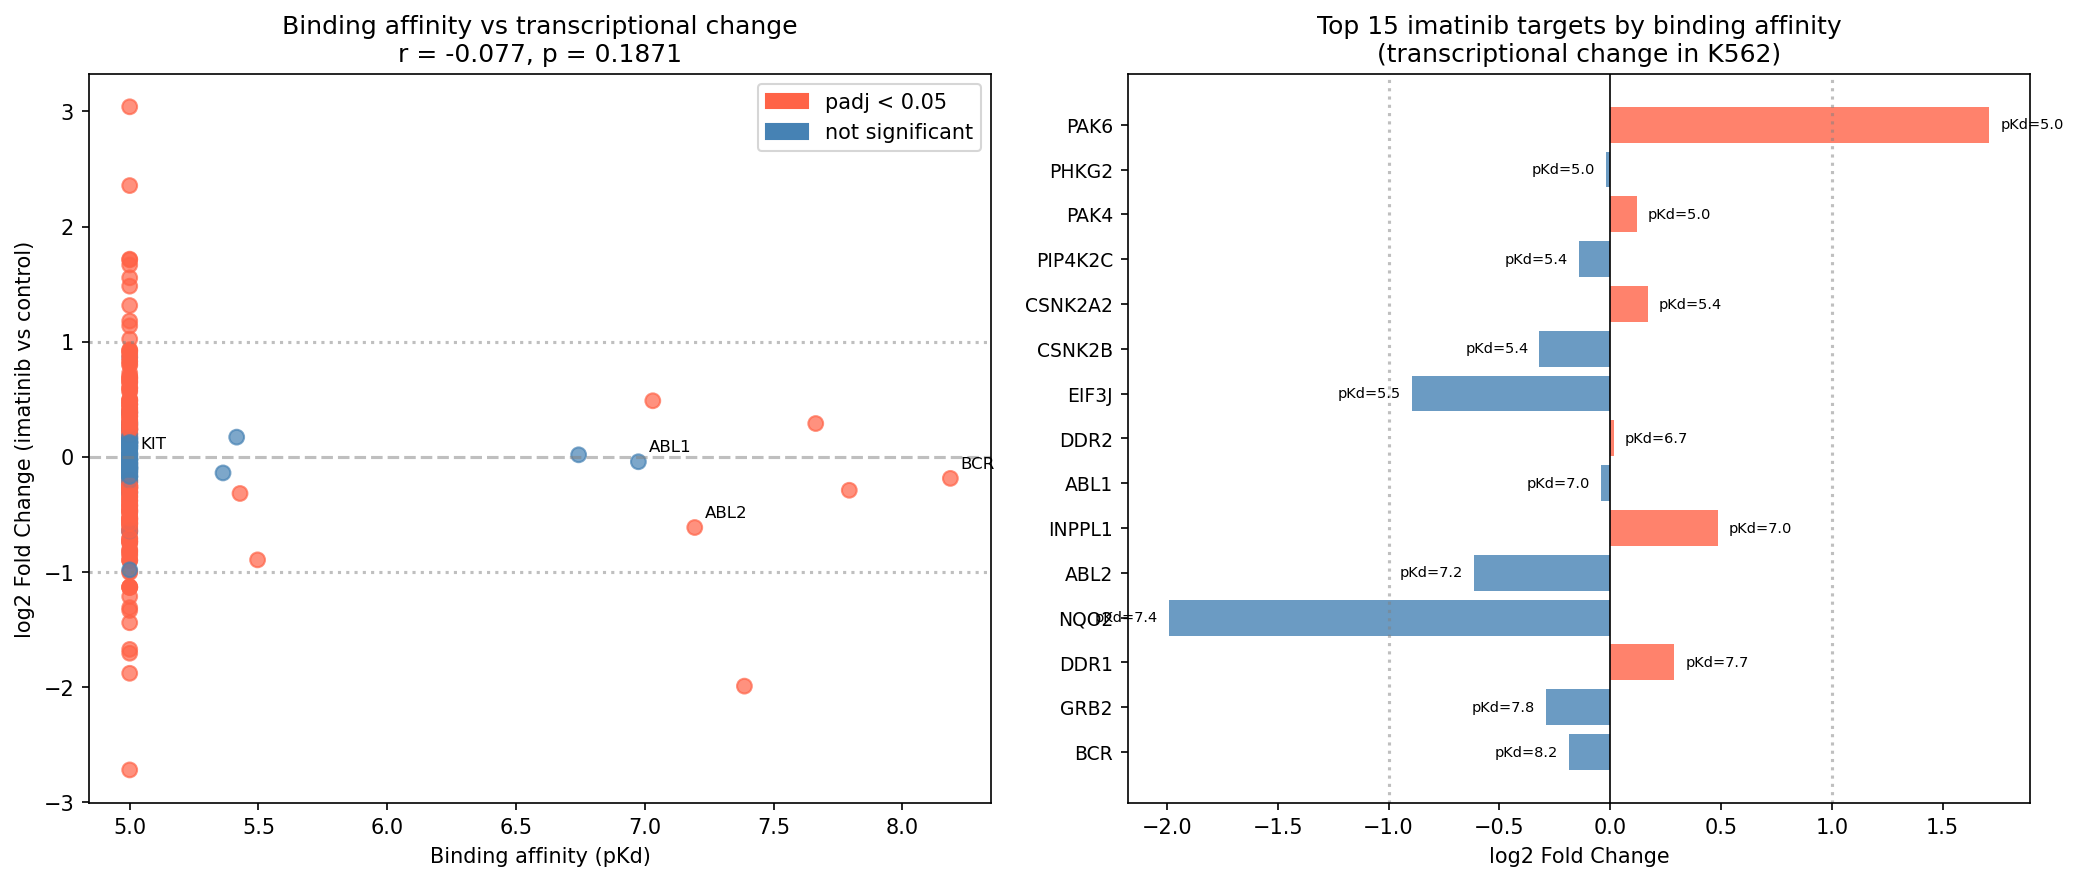

The Python source for this figure:
import pandas as pd
import numpy as np
import matplotlib.pyplot as plt
import matplotlib.patches as mpatches
from scipy import stats

# ── 1. Load Klaeger binding data for imatinib ─────────────────────────────────
klaeger = pd.read_csv('/Users/polina/Documents/BioInfStuff/selectivity/klaeger_matrix.csv', index_col=0)

imatinib_binding = klaeger.loc['Imatinib'].dropna().sort_values(ascending=False)
print(f"Imatinib binds {len(imatinib_binding)} kinases")
print("\nTop 20 imatinib targets by pKd:")
print(imatinib_binding.head(20))

# ── 2. Load DESeq2 results ────────────────────────────────────────────────────
deseq2 = pd.read_csv('analysis/deseq2_results.csv')
deseq2 = deseq2.dropna(subset=['padj', 'log2FoldChange'])

# ── 3. Map kinases to gene expression changes ─────────────────────────────────
# Check which of imatinib's kinase targets are differentially expressed
kinase_expr = []
for kinase in imatinib_binding.index:
    match = deseq2[deseq2['gene_id'] == kinase]
    if len(match) > 0:
        row = match.iloc[0]
        kinase_expr.append({
            'kinase': kinase,
            'pKd': imatinib_binding[kinase],
            'log2FC': row['log2FoldChange'],
            'padj': row['padj'],
            'significant': row['padj'] < 0.05
        })

kinase_df = pd.DataFrame(kinase_expr)
print(f"\n{len(kinase_df)} of {len(imatinib_binding)} imatinib targets found in RNA-seq data")
print(f"Significantly DE: {kinase_df['significant'].sum()}")

# ── 4. Correlation: binding affinity vs expression change ─────────────────────
r, p = stats.pearsonr(kinase_df['pKd'], kinase_df['log2FC'])
print(f"\nCorrelation (pKd vs log2FC): r = {r:.3f}, p = {p:.4f}")

# ── 5. Plot binding affinity vs transcriptional change ───────────────────────
fig, axes = plt.subplots(1, 2, figsize=(14, 6))

# Scatter plot
colors = kinase_df['significant'].map({True: 'tomato', False: 'steelblue'})
axes[0].scatter(kinase_df['pKd'], kinase_df['log2FC'], 
                c=colors, alpha=0.7, s=50)

# Label top targets
top_targets = ['ABL1', 'ABL2', 'KIT', 'PDGFRA', 'PDGFRB', 'BCR']
for _, row in kinase_df[kinase_df['kinase'].isin(top_targets)].iterrows():
    axes[0].annotate(row['kinase'], 
                     (row['pKd'], row['log2FC']),
                     fontsize=8, ha='left',
                     xytext=(5, 5), textcoords='offset points')

axes[0].axhline(0, color='grey', linestyle='--', alpha=0.5)
axes[0].axhline(1, color='grey', linestyle=':', alpha=0.5)
axes[0].axhline(-1, color='grey', linestyle=':', alpha=0.5)
axes[0].set_xlabel('Binding affinity (pKd)')
axes[0].set_ylabel('log2 Fold Change (imatinib vs control)')
axes[0].set_title(f'Binding affinity vs transcriptional change\nr = {r:.3f}, p = {p:.4f}')

sig_patch = mpatches.Patch(color='tomato', label='padj < 0.05')
ns_patch = mpatches.Patch(color='steelblue', label='not significant')
axes[0].legend(handles=[sig_patch, ns_patch])

# Bar plot of top 15 targets by binding affinity
top15 = kinase_df.nlargest(15, 'pKd')
bar_colors = top15['log2FC'].apply(lambda x: 'tomato' if x > 0 else 'steelblue')
axes[1].barh(range(len(top15)), top15['log2FC'], color=bar_colors, alpha=0.8)
axes[1].set_yticks(range(len(top15)))
axes[1].set_yticklabels(top15['kinase'], fontsize=9)
axes[1].axvline(0, color='black', linewidth=0.8)
axes[1].axvline(1, color='grey', linestyle=':', alpha=0.5)
axes[1].axvline(-1, color='grey', linestyle=':', alpha=0.5)
axes[1].set_xlabel('log2 Fold Change')
axes[1].set_title('Top 15 imatinib targets by binding affinity\n(transcriptional change in K562)')

for i, (_, row) in enumerate(top15.iterrows()):
    axes[1].text(row['log2FC'] + 0.05 if row['log2FC'] >= 0 else row['log2FC'] - 0.05,
                 i, f"pKd={row['pKd']:.1f}", 
                 va='center', ha='left' if row['log2FC'] >= 0 else 'right',
                 fontsize=7)

plt.tight_layout()
plt.savefig('analysis/binding_vs_transcription.png', dpi=150, bbox_inches='tight')
plt.close()

# ── 6. Summary ────────────────────────────────────────────────────────────────
print("\n── Top 15 imatinib targets: binding vs transcription ──")
print(top15[['kinase', 'pKd', 'log2FC', 'padj', 'significant']].to_string(index=False))

print("\n── Key targets ──")
for target in ['ABL1', 'KIT', 'PDGFRA', 'PDGFRB']:
    row = kinase_df[kinase_df['kinase'] == target]
    if len(row) > 0:
        r = row.iloc[0]
        print(f"{target:8s}: pKd={r['pKd']:.2f}, log2FC={r['log2FC']:.3f}, padj={r['padj']:.2e}, sig={r['significant']}")

print("\nOutput: analysis/binding_vs_transcription.png")
